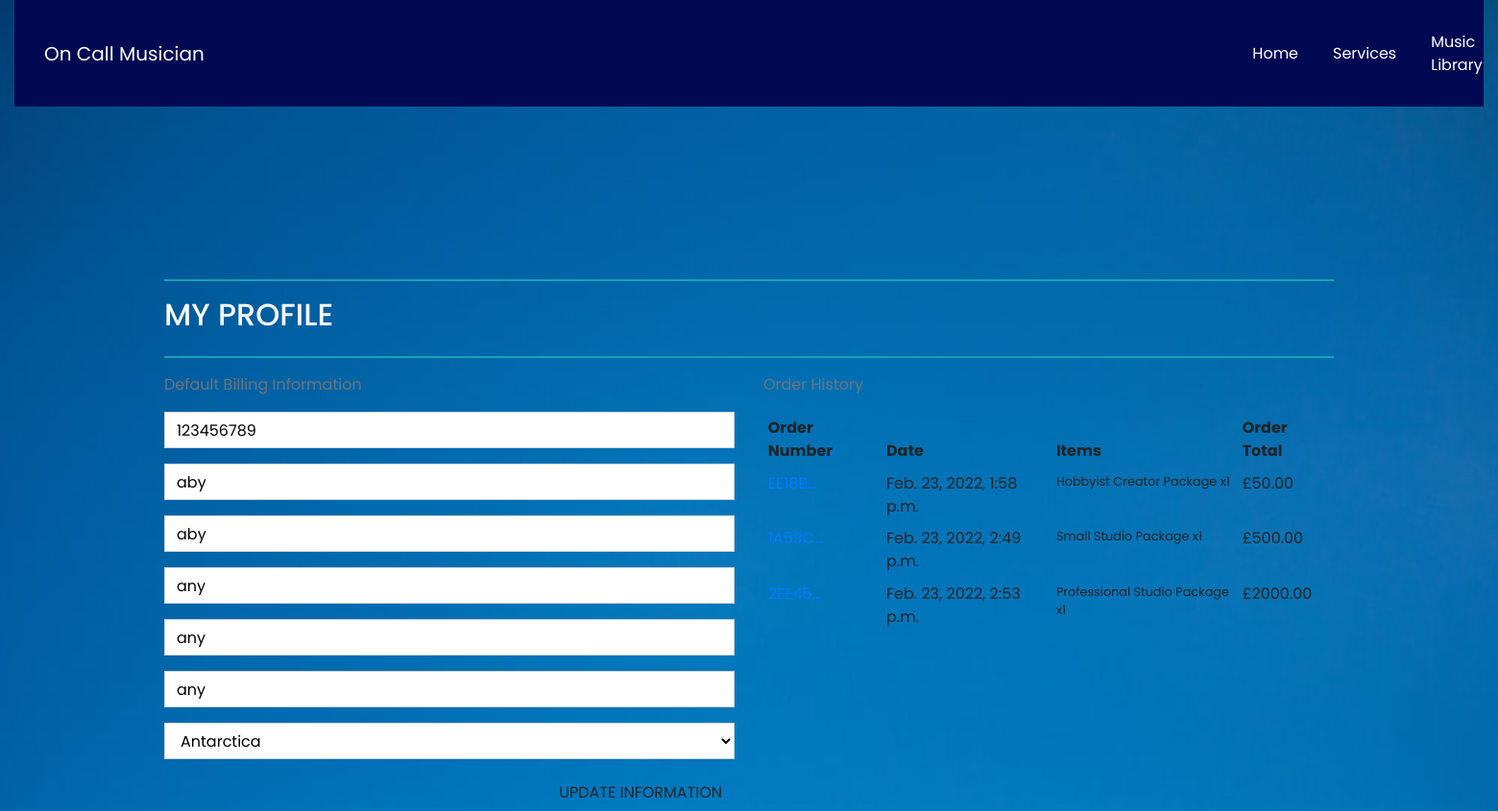
Page /profile/ (signed in) on the earlier database version.
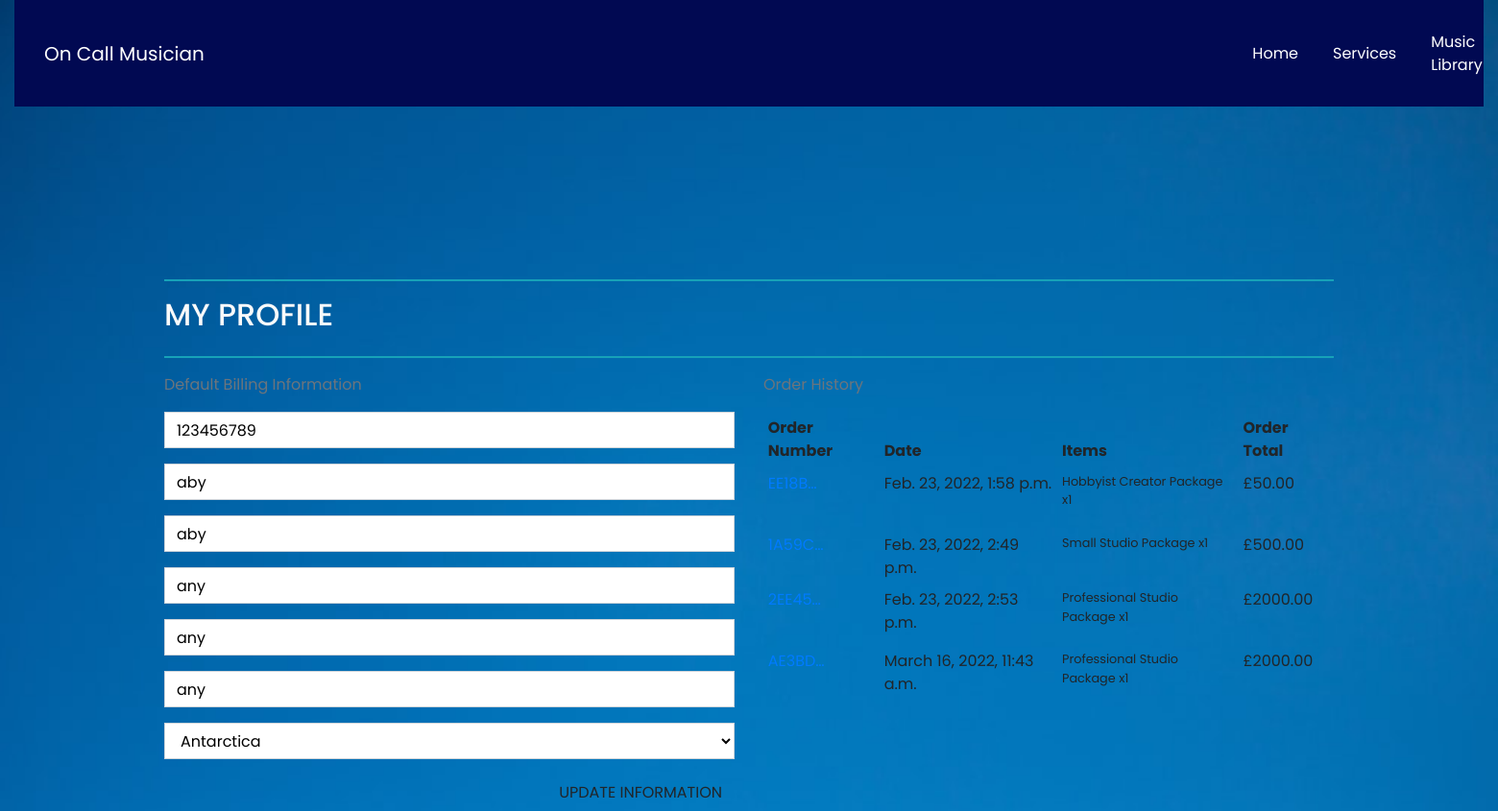
Same page on the later database version.
### profiles/models.py (models this page shows, shortened)
class UserProfile(models.Model):
    user = models.OneToOneField(User, on_delete=models.CASCADE)
    default_phone_number = models.CharField(max_length=20, null=True, blank=True)
    default_street_address1 = models.CharField(max_length=80, null=True, blank=True)
    default_street_address2 = models.CharField(max_length=80, null=True, blank=True)
    default_town_or_city = models.CharField(max_length=40, null=True, blank=True)
    default_county = models.CharField(max_length=80, null=True, blank=True)
    default_postcode = models.CharField(max_length=20, null=True, blank=True)
    default_country = CountryField(blank_label='Country', null=True, blank=True)

### checkout/models.py (models this page shows, shortened)
class Order(models.Model):
    order_number = models.CharField(max_length=32, null=False, editable=False)
    user_profile = models.ForeignKey(UserProfile, on_delete=models.SET_NULL,
                                     null=True, blank=True, related_name='orders')
    full_name = models.CharField(max_length=50, null=False, blank=False)
    email = models.EmailField(max_length=254, null=False, blank=False)
    phone_number = models.CharField(max_length=20, null=False, blank=False)
    country = CountryField(blank_label='Country *', null=False, blank=False)
    postcode = models.CharField(max_length=20, null=True, blank=True)
    town_or_city = models.CharField(max_length=40, null=False, blank=False)
    street_address1 = models.CharField(max_length=80, null=False, blank=False)
    street_address2 = models.CharField(max_length=80, null=True, blank=True)
    county = models.CharField(max_length=80, null=True, blank=True)
    date = models.DateTimeField(auto_now_add=True)
    order_total = models.DecimalField(max_digits=10, decimal_places=2, null=False, default=0)
    grand_total = models.DecimalField(max_digits=10, decimal_places=2, null=False, default=0)
    original_cart = models.TextField(null=False, blank=False, default='')
    stripe_pid = models.CharField(max_length=254, null=False, blank=False, default='')

class OrderLineItem(models.Model):
    order = models.ForeignKey(Order, null=False, blank=False, on_delete=models.CASCADE, related_name='lineitems')
    service = models.ForeignKey(Service, null=False, blank=False, on_delete=models.CASCADE)
    quantity = models.IntegerField(null=False, blank=False, default=0)
    lineitem_total = models.DecimalField(max_digits=6, decimal_places=2, null=False, blank=False, editable=False)

### services/models.py (models this page shows, shortened)
class Service(models.Model):
    name = models.CharField(max_length=254)
    description = models.TextField(max_length=400)
    price = models.DecimalField(max_digits=6, decimal_places=2)
    subscription = models.CharField(max_length=254, default='Subscription')
    access = models.CharField(max_length=254, default='Access')
    original_music = models.CharField(max_length=254, default='Original Music')
    rating = models.DecimalField(max_digits=6, decimal_places=2, null=True,
                                 blank=True)
    image_url = models.URLField(max_length=1024, null=True, blank=True)
    image = models.ImageField(null=True, blank=True)

### profiles/views.py (the view)
# urls.py: path('profile/', include('profiles.urls')),
@login_required
def profile(request):
    profile = get_object_or_404(UserProfile, user=request.user)
    if request.method == 'POST':
        form = UserProfileForm(request.POST, instance=profile)
        if form.is_valid():
            form.save()
            messages.success(request, 'Profile updated successfully')
        else:
            messages.error(request, 'Update failed. Please ensure the form is valid.')
    else:
        form = UserProfileForm(instance=profile)
    orders = profile.orders.all()
    template = 'profiles/profile.html'
    context = {
        'form': form,
        'orders': orders,
        'on_profile_page': True
    }
    return render(request, template, context)

### profiles/forms.py
class UserProfileForm(forms.ModelForm):
    class Meta:
        model = UserProfile
        exclude = ('user',)
    def __init__(self, *args, **kwargs):
        super().__init__(*args, **kwargs)
        placeholders = {
            'default_phone_number': 'Phone Number',
            'default_postcode': 'Postal Code',
            'default_town_or_city': 'Town or City',
            'default_street_address1': 'Street Address 1',
            'default_street_address2': 'Street Address 2',
            'default_county': 'County, State or Locality',
        }
        self.fields['default_phone_number'].widget.attrs['autofocus'] = True
        for field in self.fields:
            if field != 'default_country':
                if self.fields[field].required:
                    placeholder = f'{placeholders[field]} *'
                else:
                    placeholder = placeholders[field]
                self.fields[field].widget.attrs['placeholder'] = placeholder
            self.fields[field].widget.attrs['class'] = 'border-black rounded-0 profile-form-input'
            self.fields[field].label = False

### cart/contexts.py (called while the page is built, shortened)
def cart_contents(request):
    cart_items = []
    total = 0
    service_count = 0
    discount = 0
    cart = request.session.get('cart', {})
    if total < settings.TEN_PERCENT_DISCOUNT:
        discount = total * Decimal(settings.SINGLE_PRODUCT_COUNT)
        discount_delta = settings.TEN_PERCENT_DISCOUNT - total
    else:
        discount = 0
        discount_delta = 0
    grand_total = discount + total
    context = {
        'cart_items': cart_items,
        'total': total,
        'service_count': service_count,
        'discount': discount,
        'discount_delta': discount_delta,
        'ten_percent_discount': settings.TEN_PERCENT_DISCOUNT,
        'grand_total': grand_total,
    }
    return context

### profiles/templates/profiles/profile.html (shortened to what this page needs)
{% extends "base.html" %}
{% load static %}
{% block extra_css %}
<link rel="stylesheet" href="{% static 'profiles/css/profile.css' %}">
{% endblock %}
{% block page_header %}
<div class="container header-container">
</div>
{% endblock %}
{% block content %}
<div class="overlay"></div>
<div class="container">
    <div class="row">
        <div class="col">
            <hr class="h-rule">
            <h2 class="logo-font mb-4">My Profile</h2>
            <hr class="h-rule">
        </div>
    </div>
    <div class="row">
        <div class="col-12 col-lg-6">
            <p class="text-muted">Default Billing Information</p>
            <form class="mt-3" action="{% url 'profile' %}" method="POST" id="profile-update-form">
                {{ form|crispy }}
                <button class="btn btn-black rounded-0 text-uppercase float-right">Update Information</button>
            </form>
        </div>
        <div class="col-12 col-lg-6">
            <p class="text-muted">Order History</p>
            <div class="order-history table-responsive">
                <table class="table table-sm table-borderless">
                    <thead>
                        <tr>
                            <th>Order Number</th>
                            <th>Date</th>
                            <th>Items</th>
                            <th>Order Total</th>
                        </tr>
                    </thead>
                    <tbody>
                        {% for order in orders %}
                            <tr>
                                <td>
                                    <a href="{% url 'order_history' order.order_number %}"
                                    title="{{ order.order_number }}">
                                    </a>
                                </td>
                                <td>{{ order.date }}</td>
                                <td>
                                    <ul class="list-unstyled">
                                        {% for item in order.lineitems.all %}
                                            <li class="small">
                                                {{ item.service.name }}
                                                 x{{ item.quantity }}
                                            </li>
                                        {% endfor %}
                                    </ul>
                                </td>
                                <td>£{{ order.grand_total }}</td>
                            </tr>
                        {% endfor %}
                    </tbody>
                </table>
            </div>
        </div>
    </div>
{% endblock %}

### templates/base.html (shortened to what this page needs)
{% load static %}
<!DOCTYPE html>
<html lang="en">
<head>
    {% block corecss %}
    <link rel="stylesheet" href="https://cdn.jsdelivr.net/npm/bootstrap@4.5.3/dist/css/bootstrap.min.css"
>
    <link rel="stylesheet" href="https://use.fontawesome.com/releases/v5.15.4/css/all.css"
>
    <link rel="stylesheet" href="{% static 'css/base.css' %}">
    {% endblock %}
    {% block extra_css %}
    {% endblock %}
</head>
<body>
    <header class="container-fluid ">
        <nav class="navbar navbar-expand-lg navbar-dark">
            <a class="navbar-brand col-12 col-lg-4 my-auto py-1 py-lg-0 text-center text-lg-left"
                href="{% url 'home' %}">On
                Call Musician</a>
            <div class="collapse navbar-collapse" id="navbarNavDropdown">
                <ul class="navbar-nav">
                    <li class="nav-item active">
                        <a class="nav-link" href="{% url 'home' %}">Home <span class="sr-only">(current)</span></a>
                    </li>
                    {% if request.user.is_authenticated %}
                    <li class="nav-item active">
                        <a class="nav-link" href="{% url 'services' %}">Services</a>
                    </li>
                    <li class="nav-item active">
                        <a class="nav-link" href="{% url 'music_library' %}">Music Library</a>
                    </li>
                    {% endif %}
                </ul>
            </div>
        </nav>
    </header>
    {% block page_header %}
    {% endblock %}
    {% block content %}
    {% endblock %}
</body>
</html>

### static/css/base.css (style rules this page uses)
html { height: 100%; }
body { background: url('/media/hannah-troupe-wL_w5t_OKtI-unsplash.jpg') no-repeat center center fixed; background-size: cover; color: rgb(250, 250, 250); font-family: 'Poppins', sans-serif; }
.overlay { height: 100%; width: 100%; top: 0; left: 0; position: fixed; background-image: url(/media/overlay.png); background-size: cover; z-index: -1; }
.h-rule { border: 1px solid #17a2b8; }
.navbar { background: rgb(1, 9, 82); max-width: 100%; }
.navbar-nav { display: flex; justify-content: center; align-items: center; margin-left: 750px; }
.nav-link { display: flex; align-items: center; justify-content: center; padding: 20px; margin-right: 20px; }
.logo-font { text-transform: uppercase; }
@media (min-width: 1200px) { .container { max-width: 80%; } }
@media (min-width: 992px) { .header-container { padding-top: 164px; } }

### profiles/static/profiles/css/profile.css (style rules this page uses)
.order-history { max-height: 416px; overflow-y: auto; }
#profile-update-form .form-control { color: #000; }
#profile-update-form input::placeholder { color: #aab7c4; }
#id_default_country, #id_default_country option:not(:first-child) { color: #000; }

Differences in the rows shown:
added Order: date "March 16, 2022, 11:43 a.m.", grand_total "2000.00"
added OrderLineItem: service.name "Professional Studio Package", quantity "1", shown under "March 16, 2022, 11:43 a.m."
